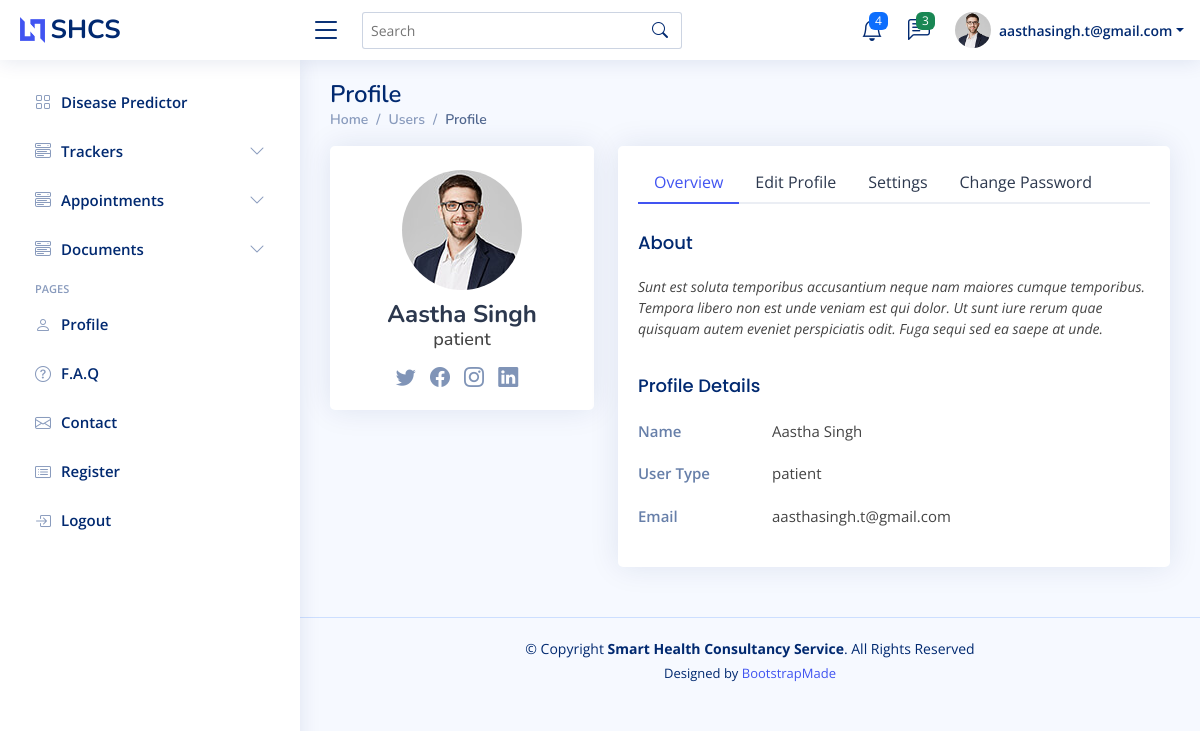
Page /profile/ (signed in) on the committed database.
### myapp/models.py (models this page shows, shortened)
class User(AbstractBaseUser):
    first_name = models.CharField(max_length=25,blank=True)
    last_name = models.CharField(max_length=25,blank=True)
    phone_number = models.CharField(max_length=14,blank=True)
    email = models.EmailField(verbose_name='Email',max_length=255,unique=True,blank=True)
    gender = models.CharField(choices=(('Male','Male'),('Female','Female')),max_length=10,blank=True)
    user_type = models.CharField(choices=(('Doctor','Doctor'),('Patient','Patient'),('Handler_Team','Handler_Team')),default="Patient",max_length=17,blank=True)
    address = models.TextField(max_length=200,null=True,blank=True)
    is_active = models.BooleanField(default=True)
    is_admin = models.BooleanField(default=False)
    objects = UserManager()
    USERNAME_FIELD = 'email'
    REQUIRED_FIELDS = ['gender','user_type']
    def __str__(self):
        return self.email

### myapp/views.py (the view)
# urls.py: path('profile/',views.profile),
def profile(request):
    return render(request,"profile.html")

### myapp/templates/profile.html (shortened to what this page needs)
<!DOCTYPE html>
<html lang="en">
<head>
    <meta content="width=device-width, initial-scale=1.0" name="viewport"> {% load static %}
    <link href={% static "assets/vendor/bootstrap/css/bootstrap.min.css" %} rel="stylesheet">
    <link href={% static "assets/vendor/bootstrap-icons/bootstrap-icons.css" %} rel="stylesheet">
    <link href={% static "assets/vendor/boxicons/css/boxicons.min.css" %} rel="stylesheet">
    <link href={% static "assets/vendor/quill/quill.snow.css" %} rel="stylesheet">
    <link href={% static "assets/vendor/quill/quill.bubble.css" %} rel="stylesheet">
    <link href={% static "assets/vendor/remixicon/remixicon.css" %} rel="stylesheet">
    <link href={% static "assets/vendor/simple-datatables/style.css" %} rel="stylesheet">
    <link href={% static "assets/css/style.css" %} rel="stylesheet">
</head>
<body>
    <header id="header" class="header fixed-top d-flex align-items-center">
        <div class="d-flex align-items-center justify-content-between">
            <a href="index.html" class="logo d-flex align-items-center">
                <img src={% static "assets/img/logo.png" %} alt="">
                <span class="d-none d-lg-block">SHCS</span>
            </a>
            <i class="bi bi-list toggle-sidebar-btn"></i>
        </div>
        <div class="search-bar">
            <form class="search-form d-flex align-items-center" method="POST" action="#">
                <input type="text" name="query" placeholder="Search" title="Enter search keyword">
                <button type="submit" title="Search"><i class="bi bi-search"></i></button>
            </form>
        </div>
        <nav class="header-nav ms-auto">
            <ul class="d-flex align-items-center">
                <li class="nav-item dropdown">
                    <a class="nav-link nav-icon" href="#" data-bs-toggle="dropdown">
                        <i class="bi bi-bell"></i>
                        <span class="badge bg-primary badge-number">4</span>
                    </a>
                </li>
                <li class="nav-item dropdown">
                    <a class="nav-link nav-icon" href="#" data-bs-toggle="dropdown">
                        <i class="bi bi-chat-left-text"></i>
                        <span class="badge bg-success badge-number">3</span>
                    </a>
                </li>
                <li class="nav-item dropdown pe-3">
                    <a class="nav-link nav-profile d-flex align-items-center pe-0" href="#" data-bs-toggle="dropdown">
                        <img src={% static "assets/img/profile-img.jpg" %} alt="Profile" class="rounded-circle">
                        <span class="d-none d-md-block dropdown-toggle ps-2">{{user}}</span>
                    </a>
                </li>
            </ul>
        </nav>
    </header>
    <aside id="sidebar" class="sidebar">
      <ul class="sidebar-nav" id="sidebar-nav">
        <li class="nav-item">
          <a class="nav-link collapsed" href="/dashboard/">
            <i class="bi bi-grid"></i>
            <span>Disease Predictor</span>
          </a>
        </li>
        <li class="nav-item">
          <a class="nav-link collapsed" data-bs-target="#components-nav" data-bs-toggle="collapse" href="#">
            <i class="bi bi-menu-button-wide"></i><span>Trackers</span><i class="bi bi-chevron-down ms-auto"></i>
          </a>
        </li>
        <li class="nav-item">
          <a class="nav-link collapsed" data-bs-target="#Appointments" data-bs-toggle="collapse" href="#">
            <i class="bi bi-menu-button-wide"></i><span>Appointments</span><i class="bi bi-chevron-down ms-auto"></i>
          </a>
        </li>
        <li class="nav-item">
          <a class="nav-link collapsed" data-bs-target="#Documents" data-bs-toggle="collapse" href="#">
            <i class="bi bi-menu-button-wide"></i><span>Documents</span><i class="bi bi-chevron-down ms-auto"></i>
          </a>
        </li>
        <li class="nav-heading">Pages</li>
        <li class="nav-item">
          <a class="nav-link collapsed" href="users-profile.html">
            <i class="bi bi-person"></i>
            <span>Profile</span>
          </a>
        </li>
        <li class="nav-item">
          <a class="nav-link collapsed" href="pages-faq.html">
            <i class="bi bi-question-circle"></i>
            <span>F.A.Q</span>
          </a>
        </li>
        <li class="nav-item">
          <a class="nav-link collapsed" href="pages-contact.html">
            <i class="bi bi-envelope"></i>
            <span>Contact</span>
          </a>
        </li>
        <li class="nav-item">
          <a class="nav-link collapsed" href="pages-register.html">
            <i class="bi bi-card-list"></i>
            <span>Register</span>
          </a>
        </li>
        <li class="nav-item">
          <a class="nav-link collapsed" href="/logout/">
            <i class="bi bi-box-arrow-in-right"></i>
            <span>Logout</span>
          </a>
        </li>
      </ul>
    </aside>
    <main id="main" class="main">
        <div class="pagetitle">
            <h1>Profile</h1>
            <nav>
                <ol class="breadcrumb">
                    <li class="breadcrumb-item"><a href="index.html">Home</a></li>
                    <li class="breadcrumb-item">Users</li>
                    <li class="breadcrumb-item active">Profile</li>
                </ol>
            </nav>
        </div>
        <section class="section profile">
            <div class="row">
                <div class="col-xl-4">
                    <div class="card">
                        <div class="card-body profile-card pt-4 d-flex flex-column align-items-center">
                            <img src={% static "assets/img/profile-img.jpg" %} alt="Profile" class="rounded-circle">
                            <h2>{{user.first_name}} {{user.last_name}}</h2>
                            <h3>{{user.user_type}}</h3>
                            <div class="social-links mt-2">
                                <a href="#" class="twitter"><i class="bi bi-twitter"></i></a>
                                <a href="#" class="facebook"><i class="bi bi-facebook"></i></a>
                                <a href="#" class="instagram"><i class="bi bi-instagram"></i></a>
                                <a href="#" class="linkedin"><i class="bi bi-linkedin"></i></a>
                            </div>
                        </div>
                    </div>
                </div>
                <div class="col-xl-8">
                    <div class="card">
                        <div class="card-body pt-3">
                            <ul class="nav nav-tabs nav-tabs-bordered">
                                <li class="nav-item">
                                    <button class="nav-link active" data-bs-toggle="tab" data-bs-target="#profile-overview">Overview</button>
                                </li>
                                <li class="nav-item">
                                    <button class="nav-link" data-bs-toggle="tab" data-bs-target="#profile-edit">Edit Profile</button>
                                </li>
                                <li class="nav-item">
                                    <button class="nav-link" data-bs-toggle="tab" data-bs-target="#profile-settings">Settings</button>
                                </li>
                                <li class="nav-item">
                                    <button class="nav-link" data-bs-toggle="tab" data-bs-target="#profile-change-password">Change Password</button>
                                </li>
                            </ul>
                            <div class="tab-content pt-2">
                                <div class="tab-pane fade show active profile-overview" id="profile-overview">
                                    <h5 class="card-title">About</h5>
                                    <p class="small fst-italic">Sunt est soluta temporibus accusantium neque nam maiores cumque temporibus. Tempora libero non est unde veniam est qui dolor. Ut sunt iure rerum quae quisquam autem eveniet perspiciatis odit. Fuga sequi sed ea saepe
                                        at unde.</p>
                                    <h5 class="card-title">Profile Details</h5>
                                    <div class="row">
                                        <div class="col-lg-3 col-md-4 label ">Name</div>
                                        <div class="col-lg-9 col-md-8">{{user.first_name}} {{user.last_name}}</div>
                                    </div>
                                    <div class="row">
                                        <div class="col-lg-3 col-md-4 label">User Type</div>
                                        <div class="col-lg-9 col-md-8">{{user.user_type|lower}}</div>
                                    </div>
                                    <div class="row">
                                        <div class="col-lg-3 col-md-4 label">Email</div>
                                        <div class="col-lg-9 col-md-8">{{user.email}}</div>
                                    </div>
                                </div>
                            </div>
                        </div>
                    </div>
                </div>
            </div>
        </section>
    </main>
    <footer id="footer" class="footer">
        <div class="copyright">
            &copy; Copyright <strong><span>Smart Health Consultancy Service</span></strong>. All Rights Reserved
        </div>
        <div class="credits">
            Designed by <a href="https://bootstrapmade.com/">BootstrapMade</a>
        </div>
    </footer>
</body>
</html>

### rows in the picture
User: password+email "aasthasingh.t@gmail.com", first_name "Aastha", last_name "Singh", user_type "patient", email "aasthasingh.t@gmail.com"
